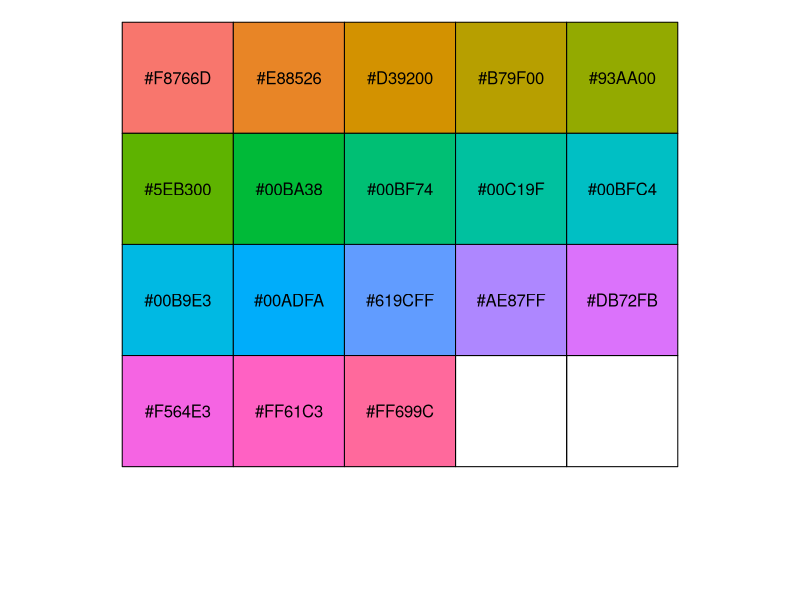

R code for this plot: (Note: this script raises an error after producing the figure.)
library(ggplot2)
library(tidyverse)
library(scales)
show_col(hue_pal()(18))

sb_simple = as.data.frame(SuperBowlLive_simple)
#sb_simple <- sb_simple[ -c(12:16)]
auto <- sb_simple[sb_simple$Business=="Auto",]
auto <- na.omit(auto)

cellular <- sb_simple[sb_simple$Business=="Cellular",] %>% na.omit(cellular)

clothing <- sb_simple[sb_simple$Business=="Clothing",] %>% na.omit(clothing)

electronics <- sb_simple[sb_simple$Business=="Electronics",] %>% na.omit(electronics)

financial <- sb_simple[sb_simple$Business=="Financial",] %>% na.omit(financial)

food <- sb_simple[sb_simple$Business=="Food",] %>% na.omit(food)

gaming <- sb_simple[sb_simple$Business=="Gaming",] %>% na.omit(gaming)

home <- sb_simple[sb_simple$Business=="Home",] %>% na.omit(home)

lifestyle <- sb_simple[sb_simple$Business=="Lifestyle",] %>% na.omit(lifestyle)

media <- sb_simple[sb_simple$Business=="Media",] %>% na.omit(media)

movie <- sb_simple[sb_simple$Business=="Movie",] %>% na.omit(movie)

news <- sb_simple[sb_simple$Business=="News",] %>% na.omit(news)

sports <- sb_simple[sb_simple$Business=="Sports",] %>% na.omit(sports)

travel <- sb_simple[sb_simple$Business=="Travel",] %>% na.omit(travel)

tv <- sb_simple[sb_simple$Business=="TV",] %>% na.omit(tv)

## Now let's plot some business-specific charts!!!
auto_plot <- ggplot(data=auto) + geom_bar(mapping = aes(x=Commercial, fill=Business))
auto_plot
ggplot(data=auto) + geom_point(mapping = aes(x=Commercial, y=Quarter, fill=Business, color=Corporation))

#overall ads by industry by quarter
p1 <- ggplot(data=sb_simple) + geom_point(aes(x=Commercial, y=Quarter, color=Business))
p1 + labs(title="Breaking down ads by quarter",x="Ads by Industry", y="Ads per Quarter")


p2 <- ggplot(data=sb_simple) + geom_point(aes(x=Commercial, y=Quarter, shape=Women_Speak, color=Business))
p2 + labs(title="Which industry lets women speak?",x="Ads Sequentially Aired", y="Ads by Quarter")

ggplot(data=auto) + geom_bar(mapping = aes(x=Commercial, fill=Business, width=1)) 
ggplot(data=sb_simple) + geom_bar(mapping = aes(x=Commercial, fill=Business)) + facet_grid(Business ~ .) + labs(y=NULL) 

facet <- ggplot(data=sb_simple) + geom_point(mapping = aes(x=Commercial,y=Business, colour=Business)) + facet_grid(Business ~ ., scales="free",space="free")
facet + theme(
  axis.text.y = element_blank(),
  axis.ticks.y = element_blank(),
  axis.text.x = element_text(angle=45),
  strip.text.y=element_text(angle=0),
  legend.position = "none")

women_talk<-ggplot(data=sb_simple) + geom_point(mapping = aes(x=Commercial,y=Business, colour=Women_Speak)) + scale_color_manual(values=c("#377eb8","#A9A9A9","#FF1493"))
women_talk
w_facet<-women_talk + facet_grid(Business ~ ., scales="free",space="free")
facet2 <- ggplot(data=sb_simple) + geom_point(mapping = aes(x=Commercial,y=Business, colour=Women_Speak)) + scale_fill_manual(values=c("#377eb8","#FF1493","#A9A9A9")) + facet_grid(Business ~ ., scales="free",space="free")

w_facet + theme(
  axis.text.y = element_blank(),
  axis.ticks.y = element_blank(),
  axis.text.x = element_text(angle=45),
  strip.text.y=element_text(angle=0))



#################
women_corp<-ggplot(data=sb_simple) + geom_point(mapping = aes(x=Corporation,y=Women_Speak, colour=Women_Speak)) + scale_color_manual(values=c("#377eb8","#FF1493"))
wf<-women_corp + facet_grid(Business ~ ., scales="free",space="free")
#################


women_corp + theme(
  axis.ticks.y = element_blank(),
  axis.text.x = element_text(angle=90),
  strip.text.y=element_text(angle=0))
############

wf + theme(
  axis.ticks.y = element_blank(),
  axis.text.x = element_text(angle=90),
  strip.text.y=element_text(angle=0))
##############

wc2<-ggplot(data=sb_simple) + geom_point(mapping = aes(x=Corporation,y=Business, colour=Women_Speak)) + scale_color_manual(values=c("#377eb8","#FF1493"))

wc3<-wc2 + facet_wrap(~Women_Speak, nrow=2)

wc3 + theme(
  axis.ticks.y = element_blank(),
  axis.text.x = element_text(angle=90),
  strip.text.y=element_text(angle=0))

wf2 + theme(
  axis.ticks.y = element_blank(),
  axis.text.x = element_text(angle=90),
  strip.text.y=element_text(angle=0))

ggplot(data=auto) + geom_point(aes(Corporation,Category, color=Women_Speak, size=3)) + scale_color_manual(values=c("#377eb8","#FF1493"))
ff<-ggplot(data=sb_simple) + geom_point(aes(Category, Corporation, color=Women_Speak))+ scale_color_manual(values=c("#377eb8","000000", "#FF1493"))
ff

ff2<-ggplot(data=sb_simple) + geom_point(aes(Category, Corporation, color=Business))
ff2

ff4<-ggplot(data=sb_simple) + geom_point(aes(Time, Corporation, color=Business))
ff4

#NE <- ggplot() + geom_line(sb_simple, )
  
#+ scale_color_manual(values = c(NE_score="#003366",PHI_score="#006400")) + geom_line(data=sb_simple, aes(x=Time,y=PHI_score))
